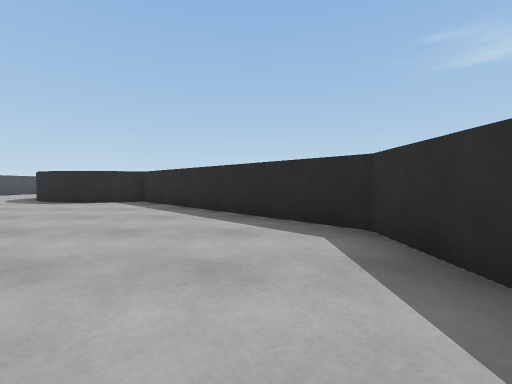
[1] (above)

22 first-person views from a walk through a scene from a Unity 3-D project. The camera is 0.62 m above the floor, tilts 2° down and sees 90° across. The floor is counted in squares, 1 m on a side. Each view is taken from the middle of a square. On the plan, view 1 faces up. The plan holds only what a view shows up to about 9 squares ahead; the rest is blank. The place goes on beyond the plan.

[2]
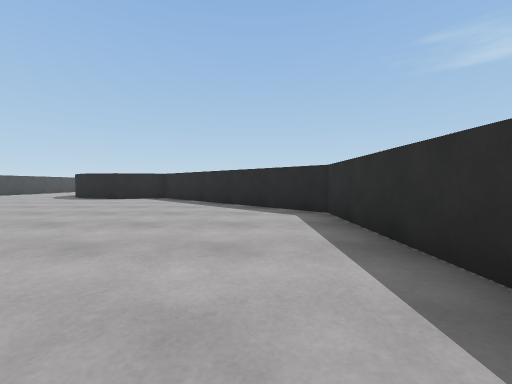

[3]
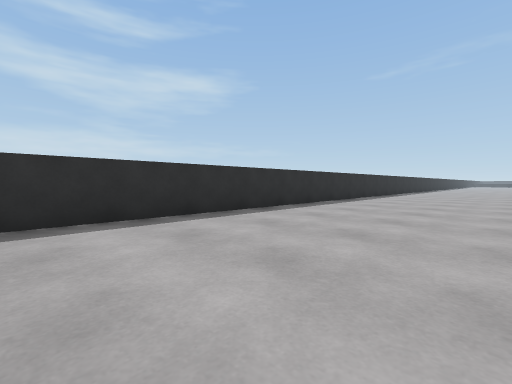

[4]
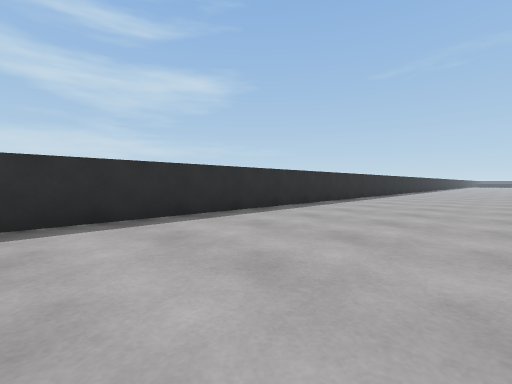

[5]
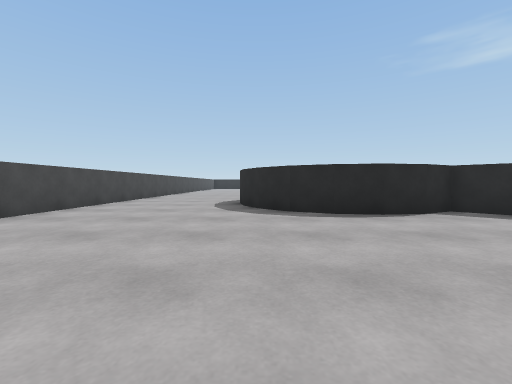

[6]
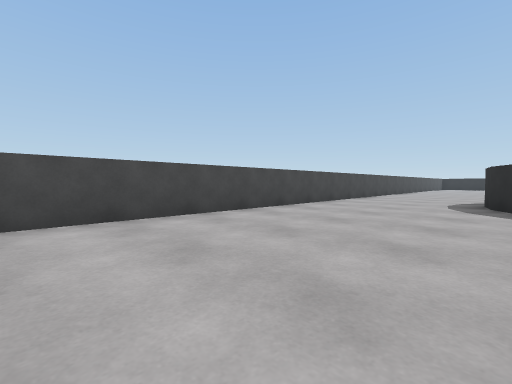

[7]
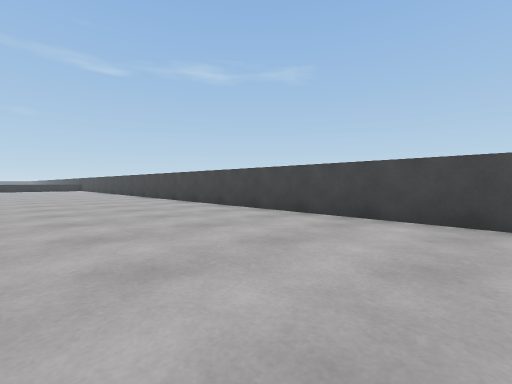

[8]
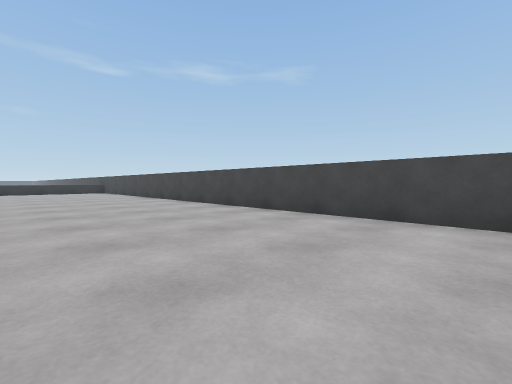

[9]
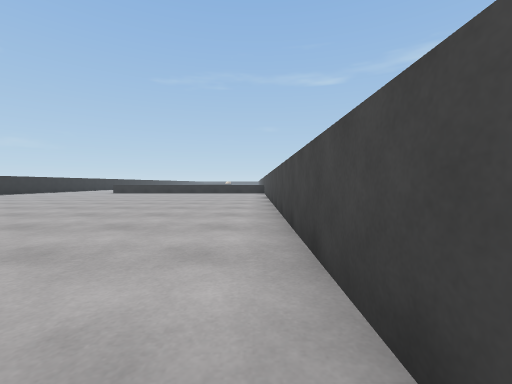

[10]
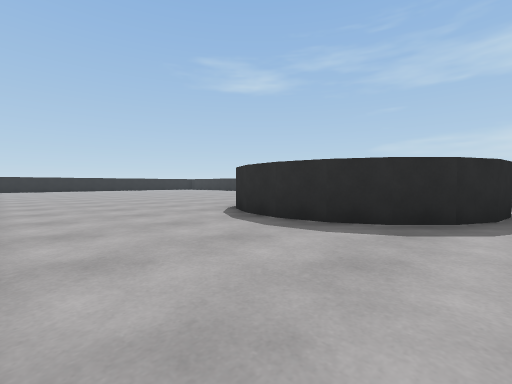

[11]
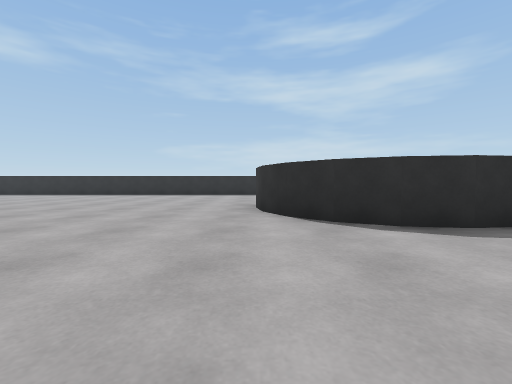

[12]
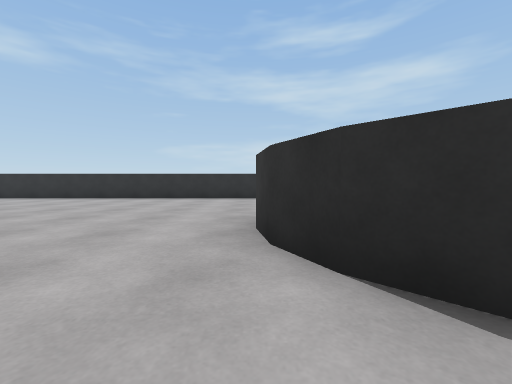

[13]
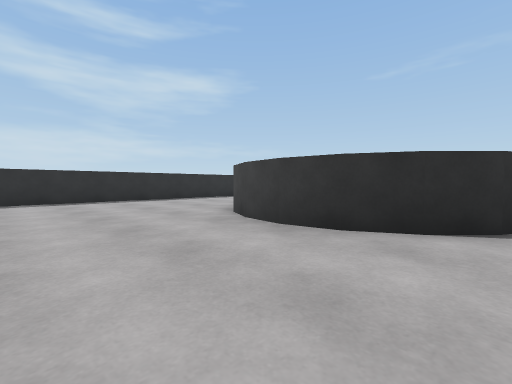

[14]
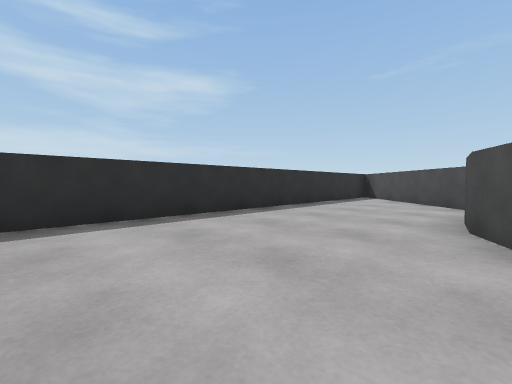

[15]
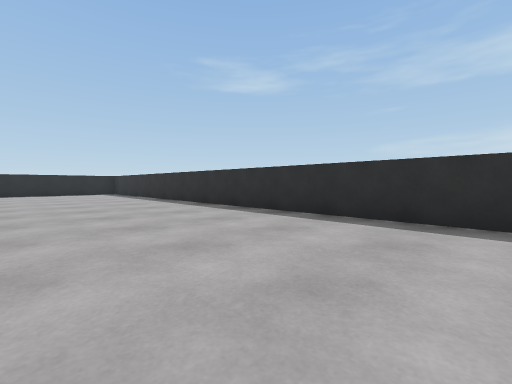

[16]
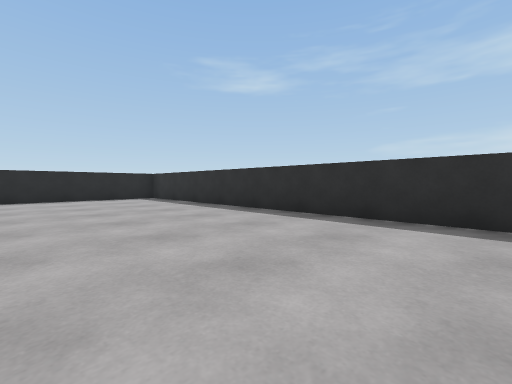

[17]
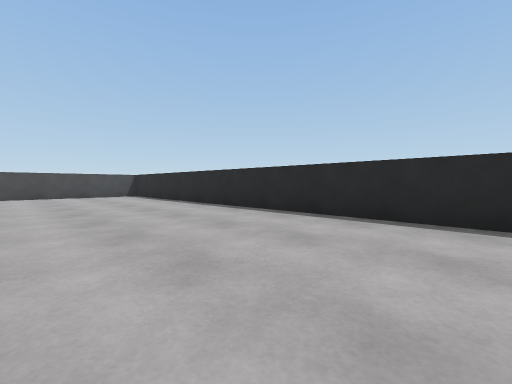

[18]
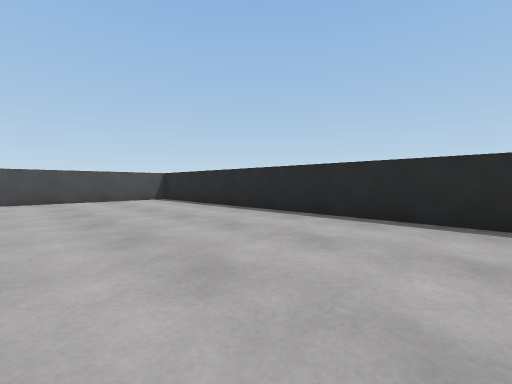

[19]
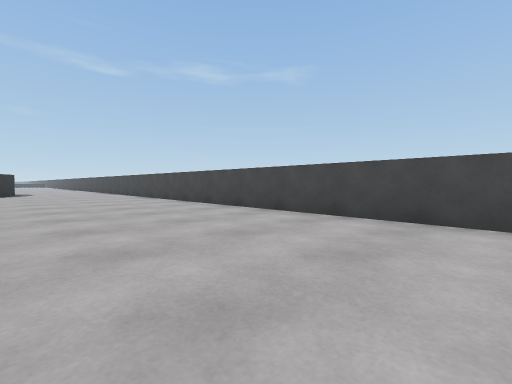

[20]
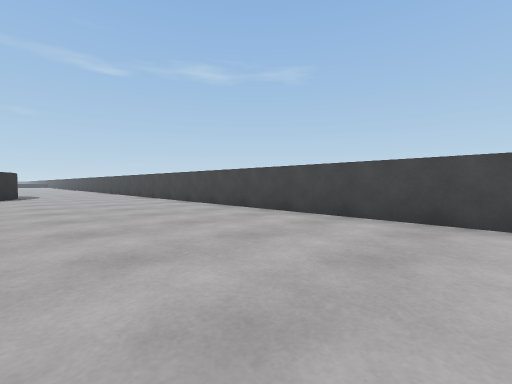

[21]
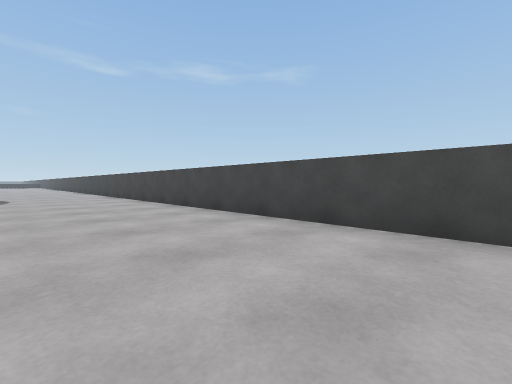

[22]
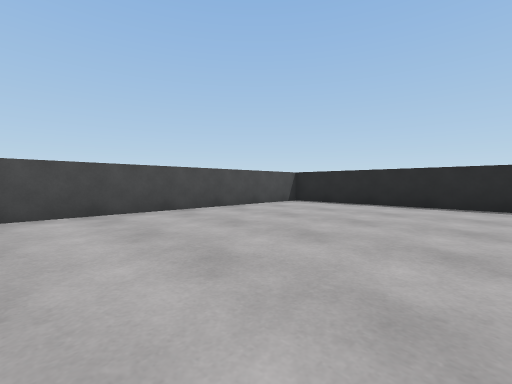

### Floor plan
Points are (right, up) in squares from view 1. A wall is a line through its corners. A room is listed if a view was taken in it or the views show most of it. See-through windows are left out.
Room 1 (views 1, 2, 3, 4, 5, 6, 7, 8, 9, 10)
walls: (1.5, -9.2) (1.5, 3.3) (-3.7, 8.6) (-4.6, 8.1) (-5.5, 8) (-6.4, 8.1) (-7.3, 8.6) (-7.9, 9.2) (-8.4, 10.1) (-8.5, 11) (-8.4, 11.9) (-7.9, 12.8) (-7.3, 13.4); (-12.5, 13.5) (-12.5, -11.5)
ways out: opening at (-10, 13) to room 2
Room 2 (views 11, 12, 13, 14, 15, 16, 17, 18, 19, 20, 21, 22)
walls: (-7.3, 13.4) (-6.4, 13.8) (-5.5, 14) (-4.6, 13.8) (-3.7, 13.4); (-3.1, 12.7) (-2.7, 11.9) (-2.5, 10.9); (0.1, 30.5) (-12.2, 30.5); (-12.5, 30.2) (-12.5, 13.5); (-2.3, 8.5) (0, 6.2); (1.5, 7.8) (1.5, 28.2)
ways out: opening at (-10, 13) to room 1

Where each view was taken, in squares from view 1:
view 1: 0 up, 0 right, facing up
view 2: 2 down, 0 right, facing up
view 3: 2 up, 3 left, facing down-right
view 4: 1 down, 3 left, facing down-right
view 5: 3 up, 8 left, facing up
view 6: 2 up, 8 left, facing up-left
view 7: 5 up, 8 left, facing down-left
view 8: 1 down, 8 left, facing down-left
view 9: 3 down, 12 left, facing down
view 10: 8 up, 12 left, facing up-right
view 11: 14 up, 12 left, facing right
view 12: 14 up, 9 left, facing right
view 13: 17 up, 8 left, facing down-right
view 14: 16 up, 3 left, facing down-right
view 15: 15 up, 3 left, facing up-right
view 16: 20 up, 3 left, facing up-right
view 17: 26 up, 0 right, facing up-left
view 18: 26 up, 3 left, facing up-left
view 19: 28 up, 8 left, facing down-left
view 20: 25 up, 8 left, facing down-left
view 21: 22 up, 9 left, facing down-left
view 22: 23 up, 7 left, facing up-left
